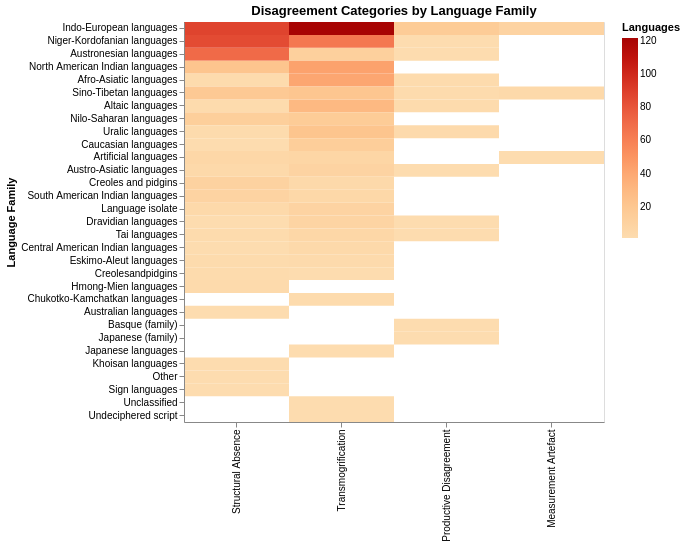

Notebook code for this chart:
### Markdown cell above
## 3.3 Category × Language Family

### Code cell
interesting_cats = ['STRUCTURAL_ABSENCE', 'TRANSMOGRIFICATION', 'PRODUCTIVE_DISAGREEMENT', 'MEASUREMENT_ARTEFACT']

family_cat = (
    df[df['category'].isin(interesting_cats)]
    .groupby(['language_family', 'category'])
    .size()
    .reset_index(name='n')
    .assign(label=lambda d: d['category'].map(CATEGORY_LABELS))
)

# Total per family for sorting
family_totals = family_cat.groupby('language_family')['n'].sum().reset_index(name='total')
family_cat = family_cat.merge(family_totals, on='language_family')

alt.Chart(family_cat).mark_rect().encode(
    x=alt.X('label:N', sort=list(CATEGORY_LABELS.values())[:4], title=None),
    y=alt.Y('language_family:N',
            sort=alt.EncodingSortField(field='total', order='descending'),
            title='Language Family'),
    color=alt.Color('n:Q',
        scale=alt.Scale(scheme='orangered'),
        title='Languages'),
    tooltip=['language_family:N', 'label:N', 'n:Q']
).properties(
    width=420, height=400,
    title='Disagreement Categories by Language Family'
)

### Figure 1 — Vega specification as saved in the notebook (floating-point values rounded to 4 significant figures)
{"$schema": "https://vega.github.io/schema/vega/v6.json", "data": [{"name": "source_0"}, {"name": "data_0", "values": [{"label": "Productive Disagreement", "language_family": "Afro-Asiatic languages", "n": 2}, {"label": "Structural Absence", "language_family": "Afro-Asiatic languages", "n": 2}, {"label": "Transmogrification", "language_family": "Afro-Asiatic languages", "n": 41}, {"label": "Productive Disagreement", "language_family": "Altaic languages", "n": 2}, {"label": "Structural Absence", "language_family": "Altaic languages", "n": 2}, {"label": "Transmogrification", "language_family": "Altaic languages", "n": 30}, {"label": "Measurement Artefact", "language_family": "Artificial languages", "n": 1}, {"label": "Structural Absence", "language_family": "Artificial languages", "n": 6}, {"label": "Transmogrification", "language_family": "Artificial languages", "n": 7}, {"label": "Structural Absence", "language_family": "Australian languages", "n": 1}, {"label": "Productive Disagreement", "language_family": "Austro-Asiatic languages", "n": 1}, {"label": "Structural Absence", "language_family": "Austro-Asiatic languages", "n": 4}, {"label": "Transmogrification", "language_family": "Austro-Asiatic languages", "n": 9}, {"label": "Productive Disagreement", "language_family": "Austronesian languages", "n": 1}, {"label": "Structural Absence", "language_family": "Austronesian languages", "n": 71}, {"label": "Transmogrification", "language_family": "Austronesian languages", "n": 12}, {"label": "Productive Disagreement", "language_family": "Basque (family)", "n": 1}, {"label": "Structural Absence", "language_family": "Caucasian languages", "n": 1}, {"label": "Transmogrification", "language_family": "Caucasian languages", "n": 14}, {"label": "Structural Absence", "language_family": "Central American Indian languages", "n": 1}, {"label": "Transmogrification", "language_family": "Central American Indian languages", "n": 4}, {"label": "Transmogrification", "language_family": "Chukotko-Kamchatkan languages", "n": 2}, {"label": "Structural Absence", "language_family": "Creoles and pidgins", "n": 10}, {"label": "Transmogrification", "language_family": "Creoles and pidgins", "n": 4}, {"label": "Structural Absence", "language_family": "Creolesandpidgins", "n": 2}, {"label": "Transmogrification", "language_family": "Creolesandpidgins", "n": 1}, {"label": "Productive Disagreement", "language_family": "Dravidian languages", "n": 1}, {"label": "Structural Absence", "language_family": "Dravidian languages", "n": 1}, {"label": "Transmogrification", "language_family": "Dravidian languages", "n": 8}, {"label": "Structural Absence", "language_family": "Eskimo-Aleut languages", "n": 2}, {"label": "Transmogrification", "language_family": "Eskimo-Aleut languages", "n": 3}, {"label": "Structural Absence", "language_family": "Hmong-Mien languages", "n": 3}, {"label": "Measurement Artefact", "language_family": "Indo-European languages", "n": 9}, {"label": "Productive Disagreement", "language_family": "Indo-European languages", "n": 16}, {"label": "Structural Absence", "language_family": "Indo-European languages", "n": 88}, {"label": "Transmogrification", "language_family": "Indo-European languages", "n": 122}, {"label": "Productive Disagreement", "language_family": "Japanese (family)", "n": 1}, {"label": "Transmogrification", "language_family": "Japanese languages", "n": 1}, {"label": "Structural Absence", "language_family": "Khoisan languages", "n": 1}, {"label": "Structural Absence", "language_family": "Language isolate", "n": 4}, {"label": "Transmogrification", "language_family": "Language isolate", "n": 9}, {"label": "Productive Disagreement", "language_family": "Niger-Kordofanian languages", "n": 1}, {"label": "Structural Absence", "language_family": "Niger-Kordofanian languages", "n": 85}, {"label": "Transmogrification", "language_family": "Niger-Kordofanian languages", "n": 64}, {"label": "Structural Absence", "language_family": "Nilo-Saharan languages", "n": 13}, {"label": "Transmogrification", "language_family": "Nilo-Saharan languages", "n": 16}, {"label": "Structural Absence", "language_family": "North American Indian languages", "n": 22}, {"label": "Transmogrification", "language_family": "North American Indian languages", "n": 43}, {"label": "Structural Absence", "language_family": "Other", "n": 1}, {"label": "Structural Absence", "language_family": "Sign languages", "n": 1}, {"label": "Measurement Artefact", "language_family": "Sino-Tibetan languages", "n": 4}, {"label": "Productive Disagreement", "language_family": "Sino-Tibetan languages", "n": 2}, {"label": "Structural Absence", "language_family": "Sino-Tibetan languages", "n": 18}, {"label": "Transmogrification", "language_family": "Sino-Tibetan languages", "n": 21}, {"label": "Structural Absence", "language_family": "South American Indian languages", "n": 9}, {"label": "Transmogrification", "language_family": "South American Indian languages", "n": 5}, {"label": "Productive Disagreement", "language_family": "Tai languages", "n": 1}, {"label": "Structural Absence", "language_family": "Tai languages", "n": 2}, {"label": "Transmogrification", "language_family": "Tai languages", "n": 6}, {"label": "Transmogrification", "language_family": "Unclassified", "n": 1}, {"label": "Transmogrification", "language_family": "Undeciphered script", "n": 1}, {"label": "Productive Disagreement", "language_family": "Uralic languages", "n": 3}, {"label": "Structural Absence", "language_family": "Uralic languages", "n": 2}, {"label": "Transmogrification", "language_family": "Uralic languages", "n": 22}]}, {"name": "source_0_x_domain_label", "values": [{"label": "Productive Disagreement", "sort_field": 2.0}, {"label": "Structural Absence", "sort_field": 0.0}, {"label": "Transmogrification", "sort_field": 1.0}, {"label": "Measurement Artefact", "sort_field": 3.0}]}, {"name": "source_0_y_domain_language_family", "values": [{"language_family": "Afro-Asiatic languages", "sort_field": 45}, {"language_family": "Altaic languages", "sort_field": 34}, {"language_family": "Artificial languages", "sort_field": 14}, {"language_family": "Australian languages", "sort_field": 1}, {"language_family": "Austro-Asiatic languages", "sort_field": 14}, {"language_family": "Austronesian languages", "sort_field": 84}, {"language_family": "Basque (family)", "sort_field": 1}, {"language_family": "Caucasian languages", "sort_field": 15}, {"language_family": "Central American Indian languages", "sort_field": 5}, {"language_family": "Chukotko-Kamchatkan languages", "sort_field": 2}, {"language_family": "Creoles and pidgins", "sort_field": 14}, {"language_family": "Creolesandpidgins", "sort_field": 3}, {"language_family": "Dravidian languages", "sort_field": 10}, {"language_family": "Eskimo-Aleut languages", "sort_field": 5}, {"language_family": "Hmong-Mien languages", "sort_field": 3}, {"language_family": "Indo-European languages", "sort_field": 235}, {"language_family": "Japanese (family)", "sort_field": 1}, {"language_family": "Japanese languages", "sort_field": 1}, {"language_family": "Khoisan languages", "sort_field": 1}, {"language_family": "Language isolate", "sort_field": 13}, {"language_family": "Niger-Kordofanian languages", "sort_field": 150}, {"language_family": "Nilo-Saharan languages", "sort_field": 29}, {"language_family": "North American Indian languages", "sort_field": 65}, {"language_family": "Other", "sort_field": 1}, {"language_family": "Sign languages", "sort_field": 1}, {"language_family": "Sino-Tibetan languages", "sort_field": 45}, {"language_family": "South American Indian languages", "sort_field": 14}, {"language_family": "Tai languages", "sort_field": 9}, {"language_family": "Unclassified", "sort_field": 1}, {"language_family": "Undeciphered script", "sort_field": 1}, {"language_family": "Uralic languages", "sort_field": 27}]}, {"name": "data_0_color_domain_n", "values": [{"min": 1, "max": 122}]}], "marks": [{"type": "rect", "name": "marks", "from": {"data": "data_0"}, "encode": {"update": {"tooltip": {"signal": "{\"language_family\": isValid(datum[\"language_family\"]) ? datum[\"language_family\"] : \"\"+datum[\"language_family\"], \"label\": isValid(datum[\"label\"]) ? datum[\"label\"] : \"\"+datum[\"label\"], \"n\": format(datum[\"n\"], \"\")}"}, "fill": {"field": "n", "scale": "color"}, "width": {"signal": "max(0.25, bandwidth('x'))"}, "y": {"field": "language_family", "scale": "y"}, "height": {"signal": "max(0.25, bandwidth('y'))"}, "x": {"field": "label", "scale": "x"}}}, "style": ["rect"]}], "scales": [{"name": "x", "type": "band", "domain": {"data": "source_0_x_domain_label", "field": "label", "sort": {"op": "max", "field": "sort_field"}}, "range": [0, {"signal": "width"}], "paddingInner": 0, "paddingOuter": 0}, {"name": "y", "type": "band", "domain": {"data": "source_0_y_domain_language_family", "field": "language_family", "sort": {"op": "max", "field": "sort_field", "order": "descending"}}, "range": [0, {"signal": "height"}], "paddingOuter": 0, "paddingInner": 0}, {"name": "color", "type": "linear", "domain": [{"signal": "(data(\"data_0_color_domain_n\")[0] || {}).min"}, {"signal": "(data(\"data_0_color_domain_n\")[0] || {}).max"}], "range": {"scheme": "orangered"}, "zero": false, "interpolate": "hcl"}], "axes": [{"scale": "x", "labelBaseline": "middle", "zindex": 1, "labelAngle": 270, "grid": false, "labelAlign": "right", "orient": "bottom"}, {"scale": "y", "grid": false, "orient": "left", "title": "Language Family", "zindex": 1}], "title": {"text": "Disagreement Categories by Language Family", "frame": "group"}, "padding": 5, "width": 420, "style": "cell", "background": "white", "legends": [{"title": "Languages", "fill": "color", "gradientLength": {"signal": "clamp(height, 64, 200)"}}], "height": 400}
